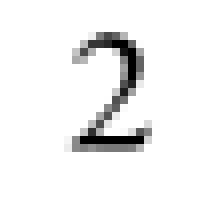
#> input picture my_own_images/2828_my_own_2.png, 28 x 28 px (shown 8 times larger)
$ jupyter execute --allow-errors '手写数字验证神经网络.ipynb'   (shell and % lines are left out)
#> lines starting #> are read from the running program, lines starting #| are printed output that depends on the picture; long printed decimals are rounded
[cell 1]
import numpy
# scipy.special for the sigmoid function expit()
import scipy.special
# ensure the plots are inside this notebook, not an external window
import matplotlib.pyplot

[cell 2]
# neural network class definition
class neuralNetwork:

    # initialise the neural network
    def __init__(self,inputnodes,hiddennodes,outputnodes,learningrate):
        # set number of nodes in each input,hidden,output layer
        self.inodes=inputnodes
        self.hnodes=hiddennodes
        self.onodes=outputnodes

        # link weight matrices,wih and who
        # weight inside the arrays are w_i_j,where link is from node i to node j in the next layer
        # w11 w21
        # w12 w22 etc
        # self.wih=(numpy.random.rand(self.hnodes,self.inodes)-0.5)
        # self.who=(numpy.random.rand(self.onodes,self.hnodes)-0.5)
        self.wih=numpy.random.normal(0.0,pow(self.hnodes,-0.5),(self.hnodes,self.inodes))
        self.who=numpy.random.normal(0.0,pow(self.onodes,-0.5),(self.onodes,self.hnodes))

        # learning rate
        self.lr=learningrate

        # activation function is the sigmoid function
        self.activation_function=lambda x:scipy.special.expit(x)

        pass

    # train the neural network
    def train(self,input_list,targets_list):
        # convert inputs list to 2d array
        inputs=numpy.array(input_list,ndmin=2).T
        targets=numpy.array(targets_list,ndmin=2).T

        # calculate signals into hidden layer
        hidden_inputs=numpy.dot(self.wih,inputs)
        # calculate the signals emerging from hidden layer
        hidden_outputs=self.activation_function(hidden_inputs)

        # calculate signals into final output layer
        final_inputs=numpy.dot(self.who,hidden_outputs)
        # calculate the signals emerging from final output layer
        final_outputs=self.activation_function(final_inputs)
        # error is the (target-actual)
        output_errors=targets-final_outputs
        # hidden layer error is the output_errors,split by weights,recombined at hidden nodes
        hidden_errors=numpy.dot(self.who.T,output_errors)

        # update the weights for the links between the hidden and output layers
        self.who+=self.lr*numpy.dot((output_errors*final_outputs*(1.0-final_outputs)),numpy.transpose(hidden_outputs))

        # update the weights for the links between the hidden and output layers
        self.wih+=self.lr*numpy.dot((hidden_errors*hidden_outputs*(1.0-hidden_outputs)),numpy.transpose(inputs))
        pass

    # query the neural network
    def query(self,input_list):
        # convert inputs list to 2d array
        inputs=numpy.array(input_list,ndmin=2).T

        # calculate signals into hidden layer
        hidden_inputs=numpy.dot(self.wih,inputs)
        # calculate the signals emerging from hidden layer
        hidden_outputs=self.activation_function(hidden_inputs)

        # calculate signals into final output layer
        final_inputs=numpy.dot(self.who,hidden_outputs)
        # calculate the signals emerging from final output layer
        final_outputs=self.activation_function(final_inputs)

        return final_outputs

[cell 3]
# number of input,hidden and output nodes
input_nodes=784
hidden_nodes=200
output_nodes=10

# learning rate is 0.1
learning_rate=0.1

# create instance of neural network
n=neuralNetwork(input_nodes,hidden_nodes,output_nodes,learning_rate)

# load the mnist training data CSV file into a list
#> (the rest of this cell did not finish here and is left out)

#> (a cell that did not finish here is left out)

[cell 5]
# test the neural network

# scorecard for how well the network performs,initially empty
scorecard=[]

# go through all the records in the test data set
#> (the rest of this cell did not finish here and is left out)

[cell 6]
# calculate the performance score,the function of correct answers
scorecard_array=numpy.asarray(scorecard)
print("performance = ",scorecard_array.sum()/scorecard_array.size)

[cell 7]
import imageio
#> (the rest of this cell did not finish here and is left out)

#> (a cell that did not finish here is left out)

#> (a cell that did not finish here is left out)

#> (a cell that did not finish here is left out)

[cell 11]
def use_your_mnist_test(image,correct_label):
    img_array=imageio.imread(image,as_gray=True)
    img_show=255.0-img_array
    matplotlib.pyplot.imshow(img_show,cmap='Greys',interpolation='None')
    img_data=255.0-img_array.reshape(784)
    img_data=(img_data/255.0*0.99)+0.01
    result=n.query(img_data)
    print(result)
    network_label=numpy.argmax(result)
    print('network says ',network_label)
    if network_label==correct_label:
        print('match!')
    else:
        print('no match!')

#> (a cell that did not finish here is left out)


#> (a cell that did not finish here is left out)


[cell 14]
use_your_mnist_test('my_own_images/2828_my_own_2.png',2)
#> call 3 of use_your_mnist_test, with image = 'my_own_images/2828_my_own_2.png', correct_label = 2
#> in use_your_mnist_test, img_array is the input picture: shape (28, 28) float32; min 0, max 255, mean 241.6
#> in use_your_mnist_test (call 3), `img_data=255.0-img_array.reshape(784)`: img_data = 784 values, max 255 at index 154, min 0 at index 0, mean 13.41
#> in use_your_mnist_test (call 3), `img_data=(img_data/255.0*0.99)+0.01`: img_data = 784 values, max 1 at index 154, min 0.01 at index 0, mean 0.0621
#> in query, `inputs=numpy.array(input_list,ndmin=2).T`: inputs has the same summary as img_data in use_your_mnist_test
#> in query, `hidden_inputs=numpy.dot(self.wih,inputs)`: hidden_inputs = 200 values, max 0.882 at index 186, min -0.967 at index 102, mean 0.0217
#> in query, `hidden_inputs=numpy.dot(self.wih,inputs)`:
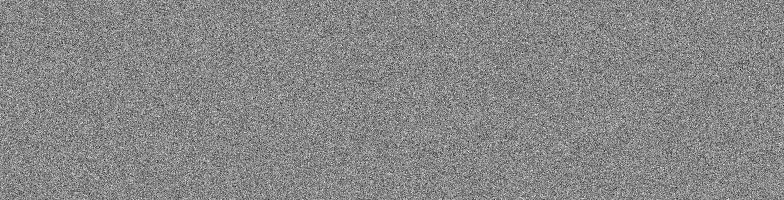
#> self.wih: shape (200, 784) float64; min -0.343, max 0.303, mean 0.00038; drawn with min black and max white
#> in query, `hidden_outputs=self.activation_function(hidden_inputs)`: hidden_outputs = 200 values, max 0.707 at index 186, min 0.276 at index 102, mean 0.505
#> in query, `final_inputs=numpy.dot(self.who,hidden_outputs)`: final_inputs = [-0.0916, -2.38, 1.3, -4.81, 3.83, 2.22, -1.82, -0.0835, -0.0552, 1.78]
#> in query, `final_outputs=self.activation_function(final_inputs)`: final_outputs = [0.477, 0.0849, 0.786, 0.00806, 0.979, 0.902, 0.139, 0.479, 0.486, 0.856]
#> in use_your_mnist_test (call 3), `result=n.query(img_data)`: result has the same summary as final_outputs in query
#| [[0.4771]
#|  [0.08492]
#|  [0.7857]
#|  [0.008062]
#|  [0.9787]
#|  [0.902]
#|  [0.1388]
#|  [0.4791]
#|  [0.4862]
#|  [0.8557]]
#> in use_your_mnist_test (call 3), `network_label=numpy.argmax(result)`: network_label = 4
#| network says  4

[cell 15]
use_your_mnist_test('my_own_images/2828_my_own_3.png',3)
#> call 4 of use_your_mnist_test, with image = 'my_own_images/2828_my_own_3.png', correct_label = 3
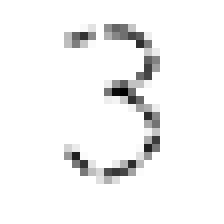
#> input picture my_own_images/2828_my_own_3.png, 28 x 28 px (shown 8 times larger)
#> in use_your_mnist_test, img_array is the input picture: shape (28, 28) float32; min 0, max 255, mean 243.8
#> in use_your_mnist_test (call 4), `img_data=255.0-img_array.reshape(784)`: img_data = 784 values, max 255 at index 323, min 0 at index 0, mean 11.19
#> in use_your_mnist_test (call 4), `img_data=(img_data/255.0*0.99)+0.01`: img_data = 784 values, max 1 at index 323, min 0.01 at index 0, mean 0.0534
#> in use_your_mnist_test (call 4), `result=n.query(img_data)`: result = [0.506, 0.132, 0.808, 0.0124, 0.937, 0.928, 0.0918, 0.749, 0.366, 0.862]
#| [[0.5065]
#|  [0.1321]
#|  [0.8081]
#|  [0.01243  ]
#|  [0.9373 ]
#|  [0.9277]
#|  [0.09178 ]
#|  [0.7486]
#|  [0.3658]
#|  [0.8617]]
#| network says  4

[cell 16]
use_your_mnist_test('my_own_images/2828_my_own_4.png',4)
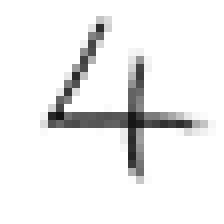
#> input picture my_own_images/2828_my_own_4.png, 28 x 28 px (shown 8 times larger)
#> in use_your_mnist_test, img_array is the input picture: shape (28, 28) float32; min 18, max 255, mean 238.1
#> in use_your_mnist_test (call 5), `img_show=255.0-img_array`:
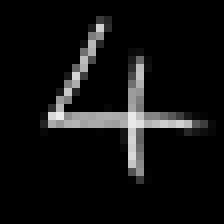
#> img_show: shape (28, 28) float32 (shown 8 times larger); min 0, max 237, mean 16.9
#> in use_your_mnist_test (call 5), `img_data=255.0-img_array.reshape(784)`: img_data = 784 values, max 237 at index 399, min 0 at index 0, mean 16.88
#> in use_your_mnist_test (call 5), `img_data=(img_data/255.0*0.99)+0.01`: img_data = 784 values, max 0.93 at index 399, min 0.01 at index 0, mean 0.0755
#> in use_your_mnist_test (call 5), `result=n.query(img_data)`: result = [0.347, 0.16, 0.862, 0.0075, 0.973, 0.938, 0.104, 0.783, 0.504, 0.875]
#| [[0.3471]
#|  [0.1605 ]
#|  [0.8623]
#|  [0.007499]
#|  [0.9731]
#|  [0.9383]
#|  [0.1038]
#|  [0.7829]
#|  [0.5038]
#|  [0.8751  ]]
#| network says  4

[cell 17]
use_your_mnist_test('my_own_images/2828_my_own_5.png',5)
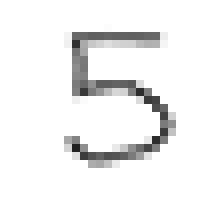
#> input picture my_own_images/2828_my_own_5.png, 28 x 28 px (shown 8 times larger)
#> in use_your_mnist_test, img_array is the input picture: shape (28, 28) float32; min 34, max 255, mean 241.4
#> in use_your_mnist_test (call 6), `img_show=255.0-img_array`:
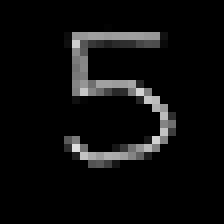
#> img_show: shape (28, 28) float32 (shown 8 times larger); min 0, max 221, mean 13.6
#> in use_your_mnist_test (call 6), `img_data=255.0-img_array.reshape(784)`: img_data = 784 values, max 221 at index 513, min 0 at index 0, mean 13.56
#> in use_your_mnist_test (call 6), `img_data=(img_data/255.0*0.99)+0.01`: img_data = 784 values, max 0.868 at index 513, min 0.01 at index 0, mean 0.0626
#> in use_your_mnist_test (call 6), `result=n.query(img_data)`: result = [0.576, 0.14, 0.759, 0.0212, 0.97, 0.901, 0.12, 0.822, 0.432, 0.913]
#| [[0.5757]
#|  [0.1401]
#|  [0.7594]
#|  [0.02117]
#|  [0.9701]
#|  [0.9013]
#|  [0.1202]
#|  [0.8223]
#|  [0.4325]
#|  [0.913]]
#| network says  4

[cell 18]
use_your_mnist_test('my_own_images/2828_my_own_6.png',6)
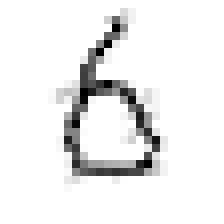
#> input picture my_own_images/2828_my_own_6.png, 28 x 28 px (shown 8 times larger)
#> in use_your_mnist_test, img_array is the input picture: shape (28, 28) float32; min 0, max 255, mean 237
#> in use_your_mnist_test (call 7), `img_show=255.0-img_array`:
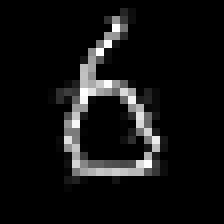
#> img_show: shape (28, 28) float32 (shown 8 times larger); min 0, max 255, mean 18
#> in use_your_mnist_test (call 7), `img_data=255.0-img_array.reshape(784)`: img_data = 784 values, max 255 at index 98, min 0 at index 0, mean 18.04
#> in use_your_mnist_test (call 7), `img_data=(img_data/255.0*0.99)+0.01`: img_data = 784 values, max 1 at index 98, min 0.01 at index 0, mean 0.08
#> in use_your_mnist_test (call 7), `result=n.query(img_data)`: result = [0.511, 0.092, 0.741, 0.0124, 0.965, 0.932, 0.0652, 0.817, 0.33, 0.891]
#| [[0.5105]
#|  [0.09199]
#|  [0.7408]
#|  [0.01239]
#|  [0.9648]
#|  [0.932]
#|  [0.06525]
#|  [0.8173]
#|  [0.3295]
#|  [0.8908]]
#| network says  4

#> (a cell that did not finish here is left out)

[cell 20]
use_your_mnist_test('my_own_images/2828_my_own_noisy_6.png',6)
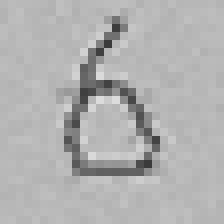
#> input picture my_own_images/2828_my_own_noisy_6.png, 28 x 28 px (shown 8 times larger)
#> in use_your_mnist_test, img_array is the input picture: shape (28, 28) float32; min 58, max 220, mean 177.1
#> in use_your_mnist_test (call 9), `img_show=255.0-img_array`:
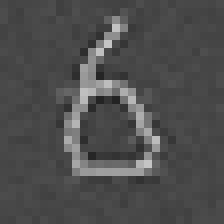
#> img_show: shape (28, 28) float32 (shown 8 times larger); min 35, max 197, mean 77.9
#> in use_your_mnist_test (call 9), `img_data=255.0-img_array.reshape(784)`: img_data = 784 values, max 197 at index 578, min 35 at index 350, mean 77.85
#> in use_your_mnist_test (call 9), `img_data=(img_data/255.0*0.99)+0.01`: img_data = 784 values, max 0.775 at index 578, min 0.146 at index 350, mean 0.312
#> in use_your_mnist_test (call 9), `result=n.query(img_data)`: result = [0.627, 0.189, 0.72, 0.0119, 0.982, 0.916, 0.0463, 0.918, 0.345, 0.924]
#| [[0.6272]
#|  [0.189]
#|  [0.7199]
#|  [0.01193]
#|  [0.9824]
#|  [0.9155 ]
#|  [0.04634]
#|  [0.9177]
#|  [0.3449 ]
#|  [0.9239]]
#| network says  4
